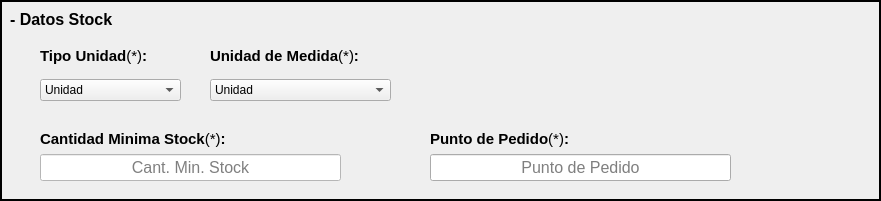
     <widget class="QFrame" name="frame_5">
      <property name="geometry">
       <rect>
        <x>20</x>
        <y>250</y>
        <width>881</width>
        <height>201</height>
       </rect>
      </property>
      <property name="frameShape">
       <enum>QFrame::WinPanel</enum>
      </property>
      <property name="frameShadow">
       <enum>QFrame::Plain</enum>
      </property>
      <property name="lineWidth">
       <number>1</number>
      </property>
      <widget class="QLabel" name="label_datStock_2">
       <property name="geometry">
        <rect>
         <x>10</x>
         <y>10</y>
         <width>131</width>
         <height>19</height>
        </rect>
       </property>
       <property name="font">
        <font>
         <pointsize>12</pointsize>
         <weight>75</weight>
         <bold>true</bold>
        </font>
       </property>
       <property name="text">
        <string>- Datos Stock</string>
       </property>
      </widget>
      <widget class="QWidget" name="layoutWidget_8">
       <property name="geometry">
        <rect>
         <x>210</x>
         <y>40</y>
         <width>181</width>
         <height>61</height>
        </rect>
       </property>
       <layout class="QVBoxLayout" name="verticalLayout_13">
        <item>
         <widget class="QLabel" name="label_uniMed_2">
          <property name="font">
           <font>
            <pointsize>11</pointsize>
            <weight>75</weight>
            <bold>true</bold>
           </font>
          </property>
          <property name="text">
           <string>&lt;html&gt;&lt;head/&gt;&lt;body&gt;&lt;p&gt;Unidad de Medida&lt;span style=&quot; font-weight:400;&quot;&gt;(*)&lt;/span&gt;:&lt;/p&gt;&lt;/body&gt;&lt;/html&gt;</string>
          </property>
         </widget>
        </item>
        <item>
         <widget class="QComboBox" name="box_uniMedi_2">
          <property name="font">
           <font>
            <pointsize>9</pointsize>
           </font>
          </property>
          <property name="layoutDirection">
           <enum>Qt::LeftToRight</enum>
          </property>
          <item>
           <property name="text">
            <string>Unidad</string>
           </property>
          </item>
         </widget>
        </item>
       </layout>
      </widget>
      <widget class="QWidget" name="layoutWidget_9">
       <property name="geometry">
        <rect>
         <x>40</x>
         <y>40</y>
         <width>141</width>
         <height>61</height>
        </rect>
       </property>
       <layout class="QVBoxLayout" name="verticalLayout_14">
        <item>
         <widget class="QLabel" name="label_tipoUni_2">
          <property name="font">
           <font>
            <pointsize>11</pointsize>
            <weight>75</weight>
            <bold>true</bold>
           </font>
          </property>
          <property name="text">
           <string>&lt;html&gt;&lt;head/&gt;&lt;body&gt;&lt;p&gt;Tipo Unidad&lt;span style=&quot; font-weight:400;&quot;&gt;(*)&lt;/span&gt;:&lt;/p&gt;&lt;/body&gt;&lt;/html&gt;</string>
          </property>
         </widget>
        </item>
        <item>
         <widget class="QComboBox" name="box_tipoUnid_2">
          <property name="font">
           <font>
            <pointsize>9</pointsize>
           </font>
          </property>
          <property name="layoutDirection">
           <enum>Qt::LeftToRight</enum>
          </property>
          <item>
           <property name="text">
            <string>Unidad</string>
           </property>
          </item>
         </widget>
        </item>
       </layout>
      </widget>
      <widget class="QWidget" name="layoutWidget_10">
       <property name="geometry">
        <rect>
         <x>430</x>
         <y>130</y>
         <width>301</width>
         <height>51</height>
        </rect>
       </property>
       <layout class="QVBoxLayout" name="verticalLayout_15">
        <item>
         <widget class="QLabel" name="label_puntPedi_2">
          <property name="font">
           <font>
            <pointsize>11</pointsize>
            <weight>75</weight>
            <bold>true</bold>
           </font>
          </property>
          <property name="text">
           <string>&lt;html&gt;&lt;head/&gt;&lt;body&gt;&lt;p&gt;Punto de Pedido&lt;span style=&quot; font-weight:400;&quot;&gt;(*)&lt;/span&gt;:&lt;/p&gt;&lt;/body&gt;&lt;/html&gt;</string>
          </property>
         </widget>
        </item>
        <item>
         <widget class="QLineEdit" name="input_puntoPedido_2">
          <property name="font">
           <font>
            <pointsize>12</pointsize>
           </font>
          </property>
          <property name="maxLength">
           <number>5</number>
          </property>
          <property name="alignment">
           <set>Qt::AlignCenter</set>
          </property>
          <property name="placeholderText">
           <string>Punto de Pedido</string>
          </property>
         </widget>
        </item>
       </layout>
      </widget>
      <widget class="QWidget" name="layoutWidget_11">
       <property name="geometry">
        <rect>
         <x>40</x>
         <y>130</y>
         <width>301</width>
         <height>51</height>
        </rect>
       </property>
       <layout class="QVBoxLayout" name="verticalLayout_16">
        <item>
         <widget class="QLabel" name="label_cantMinStock_2">
          <property name="font">
           <font>
            <pointsize>11</pointsize>
            <weight>75</weight>
            <bold>true</bold>
           </font>
          </property>
          <property name="text">
           <string>&lt;html&gt;&lt;head/&gt;&lt;body&gt;&lt;p&gt;Cantidad Minima Stock&lt;span style=&quot; font-weight:400;&quot;&gt;(*)&lt;/span&gt;:&lt;/p&gt;&lt;/body&gt;&lt;/html&gt;</string>
          </property>
         </widget>
        </item>
        <item>
         <widget class="QLineEdit" name="input_cantMinStock_2">
          <property name="font">
           <font>
            <pointsize>12</pointsize>
           </font>
          </property>
          <property name="styleSheet">
           <string notr="true">background-color: rgb(255, 255, 255);</string>
          </property>
          <property name="maxLength">
           <number>5</number>
          </property>
          <property name="alignment">
           <set>Qt::AlignCenter</set>
          </property>
          <property name="placeholderText">
           <string>Cant. Min. Stock</string>
          </property>
         </widget>
        </item>
       </layout>
      </widget>
     </widget>
